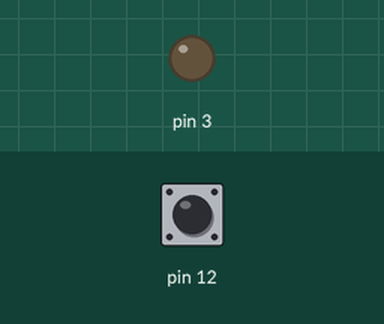
The sketch below on a simulated Arduino Uno, built with avr-gcc and run on an emulated ATmega328P. Shown: output pins drawn as LEDs (lit = HIGH). Dashed ring = blinking. Inputs (shaded band) come from the test bench; at power-on: pin 12 HIGH.

Above: at 1.2 s.
1.3 s: pin 12 pulled LOW for 1 s
At 1.55 s:
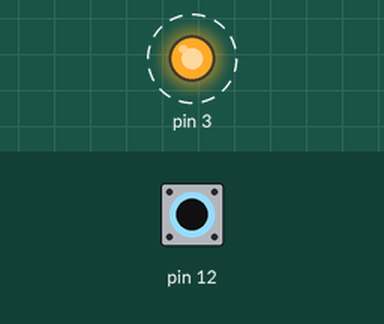
4.3 s: pin 12 pulled LOW for 3.2 s
At 8.8 s:
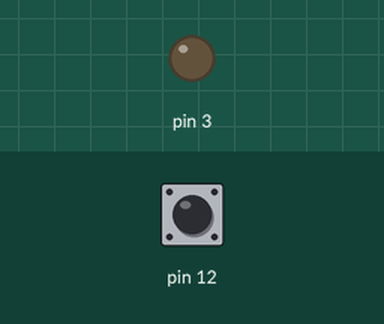
Timing chart, 0 to 10.3 s (numbered marks = the images above; inputs shaded):
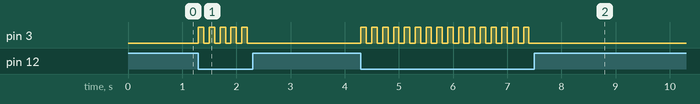

The sketch:

Toggle.ino
```cpp
/******************************************************************************
    Platform:Arduino Course Programs.

    Written by: Pratiksha Kasbekar, Vidya Robotics Pvt. Ltd.
    Edited By: , Vidya Robotics Pvt. Ltd.
    Last Modification: 05-07-2017

    This is a LED and switch program i.e. Toggle logic.
    In this when switch is pressed first time LED will turn ON and it will remain ON.
    When switch is pressed second time it will turn OFF.
    Switch is connected to pin 12 and LED is connected to pin 3.
    One terminal of switch is given to Arduino pin and second is given to GROUND.
    So use software pull up concept to make pin initially HIGH.
    So that when switch is not pressed we will receive HIGH at pin.
    Anode of LED is given arduino pin 3 and cathode is given to GROUND through resistor pin.


    Hardware Setup:-
    Connect  USB  cable between PC and Arduino Uno.
    Select Controller Board: Arduino UNO
    Select USBASP programmer type
    Connect switch and led to arduino and supply pins
********************************************************************************/
void setup()
{
  pinMode(3,OUTPUT);
  pinMode(12,INPUT);

  digitalWrite(12,HIGH);   // pull up
}

void loop()
{
  if(digitalRead(12)==LOW)
  {
     digitalWrite(3,!digitalRead(3));
     delay(100);
  }
  else
  {
     digitalWrite(3,digitalRead(3));
     delay(100);
  }

}
```

Measured:
- after the input at 1.3 s, pin 3: alternates HIGH for 0.10 s and LOW for 0.10 s, 10 changes in all, then stays LOW, starting at once
- after the input at 4.3 s, pin 3: alternates HIGH for 0.10 s and LOW for 0.10 s, 32 changes in all, then stays LOW, starting at once
